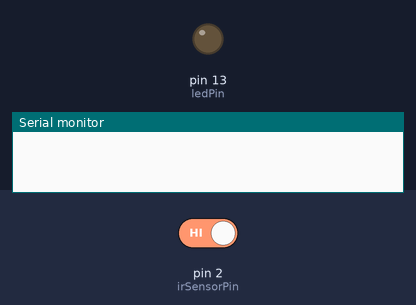
This sketch was run on a simulated Arduino Uno, built with avr-gcc and run on an emulated ATmega328P. Shown: output pins drawn as LEDs (lit = HIGH), the last lines printed to the serial monitor. The inputs (shaded band) are chosen by the test bench; at power-on: pin 2 (irSensorPin) HIGH.

Above: at 1.8 s.
1.9 s: pin 2 (irSensorPin) driven LOW
At 2.7 s:
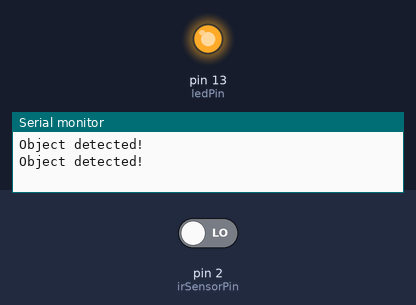
3.5 s: pin 2 (irSensorPin) driven HIGH
At 3.9 s:
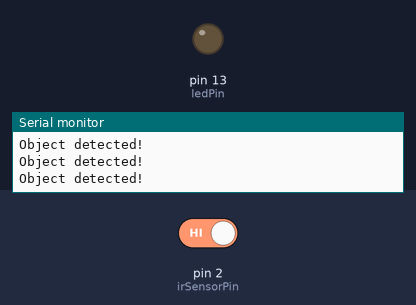
Timing chart, 0 to 6.5 s (numbered marks = the images above; inputs shaded):
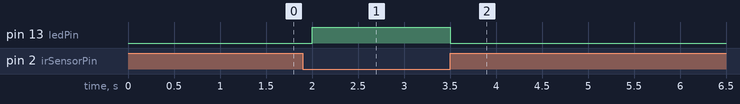

Measured:
- after the input at 1.9 s, pin 13 (ledPin): LOW → HIGH after 0.10 s
- after the input at 3.5 s, pin 13 (ledPin): HIGH → LOW at once

The sketch:

sketch.ino
```cpp
const int irSensorPin = 2; // IR sensor pin
const int ledPin = 13;     // LED pin

void setup() {
  pinMode(irSensorPin, INPUT);
  pinMode(ledPin, OUTPUT);
  Serial.begin(9600);
}

void loop() {
  int objectDetected = digitalRead(irSensorPin);

  if (objectDetected == LOW) { // Object is detected if IR sensor is LOW
    digitalWrite(ledPin, HIGH); // Turn on LED
    Serial.println("Object detected!");
  } else {
    digitalWrite(ledPin, LOW);
  }
  delay(500);
}
```
